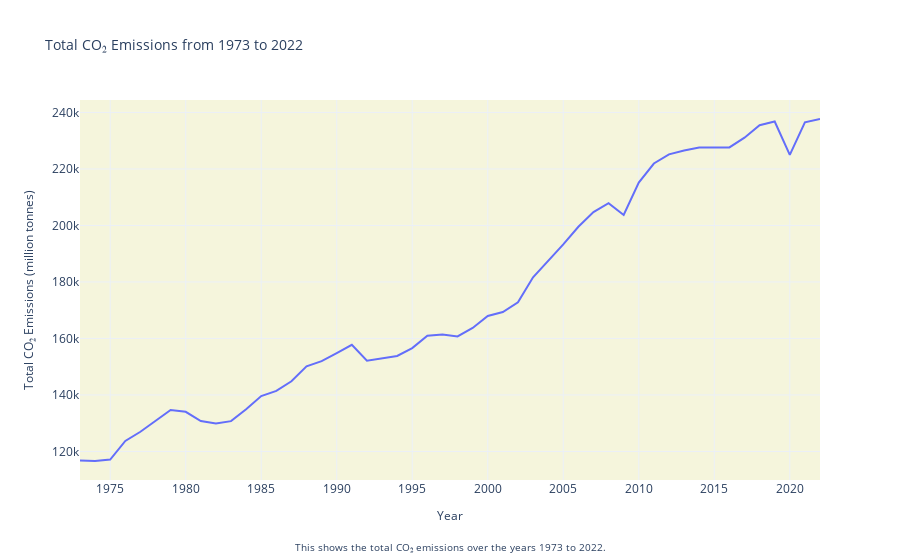

The notebook cell this image was saved under:
### Code cell
%run co2_chart.ipynb

### Figure 1 — Plotly figure (JSON) as saved in the notebook; plotly's stock layout.template omitted (floating-point values rounded to 4 significant figures)
{"data": [{"hovertemplate": "Year=%{x}<br>Total CO₂ Emissions (million tonnes)=%{y}<extra></extra>", "legendgroup": "", "line": {"color": "#636efa", "dash": "solid"}, "marker": {"symbol": "circle"}, "mode": "lines", "name": "", "orientation": "v", "showlegend": false, "type": "scatter", "x": [1973, 1974, 1975, 1976, 1977, 1978, 1979, 1980, 1981, 1982, 1983, 1984, 1985, 1986, 1987, 1988, 1989, 1990, 1991, 1992, 1993, 1994, 1995, 1996, 1997, 1998, 1999, 2000, 2001, 2002, 2003, 2004, 2005, 2006, 2007, 2008, 2009, 2010, 2011, 2012, 2013, 2014, 2015, 2016, 2017, 2018, 2019, 2020, 2021, 2022], "xaxis": "x", "y": [116800.0, 116600.0, 117100.0, 123700.0, 127000.0, 130900.0, 134700.0, 134000.0, 130800.0, 129900.0, 130700.0, 134900.0, 139600.0, 141400.0, 144900.0, 150100.0, 152000.0, 154800.0, 157700.0, 152100.0, 153100.0, 153800.0, 156600.0, 161000.0, 161400.0, 160700.0, 163700.0, 168000.0, 169400.0, 172800.0, 181600.0, 187500.0, 193300.0, 199500.0, 204700.0, 207900.0, 203700.0, 215200.0, 221900.0, 225200.0, 226600.0, 227600.0, 227600.0, 227600.0, 231100.0, 235500.0, 236800.0, 225000.0, 236500.0, 237700.0], "yaxis": "y"}], "layout": {"annotations": [{"font": {"size": 10}, "showarrow": false, "text": "This shows the total CO₂ emissions over the years 1973 to 2022.", "x": 0.5, "xanchor": "center", "xref": "paper", "y": -0.2, "yref": "paper"}], "legend": {"tracegroupgap": 0}, "plot_bgcolor": "#f5f5dc", "title": {"font": {"size": 14}, "text": "Total CO₂ Emissions from 1973 to 2022"}, "xaxis": {"anchor": "y", "domain": [0, 1], "title": {"font": {"size": 12}, "text": "Year"}}, "yaxis": {"anchor": "x", "domain": [0, 1], "title": {"font": {"size": 12}, "text": "Total CO₂ Emissions (million tonnes)"}}}}
